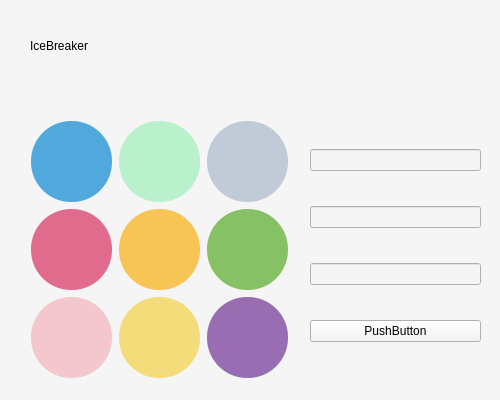
<?xml version="1.0" encoding="UTF-8"?>
<ui version="4.0">
 <class>ChangeColor_Window</class>
 <widget class="QDialog" name="ChangeColor_Window">
  <property name="geometry">
   <rect>
    <x>0</x>
    <y>0</y>
    <width>500</width>
    <height>400</height>
   </rect>
  </property>
  <property name="minimumSize">
   <size>
    <width>500</width>
    <height>400</height>
   </size>
  </property>
  <property name="maximumSize">
   <size>
    <width>500</width>
    <height>400</height>
   </size>
  </property>
  <property name="windowTitle">
   <string>Dialog</string>
  </property>
  <property name="styleSheet">
   <string notr="true">background:rgb(245,245,245);</string>
  </property>
  <widget class="QWidget" name="widget" native="true">
   <property name="geometry">
    <rect>
     <x>0</x>
     <y>0</y>
     <width>501</width>
     <height>101</height>
    </rect>
   </property>
   <property name="sizePolicy">
    <sizepolicy hsizetype="Fixed" vsizetype="Fixed">
     <horstretch>0</horstretch>
     <verstretch>0</verstretch>
    </sizepolicy>
   </property>
   <property name="styleSheet">
    <string notr="true">#widget{background-image:url(:/new/prefix1/img/title4.png);}
</string>
   </property>
   <widget class="QLabel" name="label_6">
    <property name="geometry">
     <rect>
      <x>30</x>
      <y>10</y>
      <width>371</width>
      <height>71</height>
     </rect>
    </property>
    <property name="styleSheet">
     <string notr="true">font: 36pt &quot;Kunstler Script&quot;;
background:transparent</string>
    </property>
    <property name="text">
     <string>IceBreaker</string>
    </property>
   </widget>
  </widget>
  <widget class="QWidget" name="gridLayoutWidget_2">
   <property name="geometry">
    <rect>
     <x>30</x>
     <y>120</y>
     <width>259</width>
     <height>259</height>
    </rect>
   </property>
   <layout class="QGridLayout" name="gridLayout_2">
    <item row="0" column="0">
     <widget class="QPushButton" name="icebreak">
      <property name="minimumSize">
       <size>
        <width>81</width>
        <height>81</height>
       </size>
      </property>
      <property name="maximumSize">
       <size>
        <width>81</width>
        <height>81</height>
       </size>
      </property>
      <property name="styleSheet">
       <string notr="true">QPushButton {border-radius: 40px; 
             background-color: #51A8DD;
             color: white;
             padding: 10px;}
QPushButton:pressed {
             background-color: #51A8DD;
             box-shadow: 2px 2px 5px rgba(0, 0, 0, 0.5);}</string>
      </property>
      <property name="text">
       <string/>
      </property>
     </widget>
    </item>
    <item row="1" column="0">
     <widget class="QPushButton" name="red">
      <property name="minimumSize">
       <size>
        <width>81</width>
        <height>81</height>
       </size>
      </property>
      <property name="maximumSize">
       <size>
        <width>81</width>
        <height>81</height>
       </size>
      </property>
      <property name="styleSheet">
       <string notr="true">QPushButton {border-radius: 40px; 
             background-color: #E16B8C;
             color: white;
             padding: 10px;}
QPushButton:pressed {
             background-color: #E16B8C;
             box-shadow: 2px 2px 5px rgba(0, 0, 0, 0.5);}</string>
      </property>
      <property name="text">
       <string/>
      </property>
     </widget>
    </item>
    <item row="1" column="1">
     <widget class="QPushButton" name="yellow">
      <property name="minimumSize">
       <size>
        <width>81</width>
        <height>81</height>
       </size>
      </property>
      <property name="maximumSize">
       <size>
        <width>81</width>
        <height>81</height>
       </size>
      </property>
      <property name="styleSheet">
       <string notr="true">QPushButton {border-radius: 40px; 
             background-color: #F6C555;
             color: white;
             padding: 10px;}
QPushButton:pressed {
             background-color: #F6C555;
             box-shadow: 2px 2px 5px rgba(0, 0, 0, 0.5);}</string>
      </property>
      <property name="text">
       <string/>
      </property>
     </widget>
    </item>
    <item row="0" column="2">
     <widget class="QPushButton" name="morandi">
      <property name="minimumSize">
       <size>
        <width>81</width>
        <height>81</height>
       </size>
      </property>
      <property name="maximumSize">
       <size>
        <width>81</width>
        <height>81</height>
       </size>
      </property>
      <property name="styleSheet">
       <string notr="true">QPushButton {border-radius: 40px; 
             background-color: #C1CBD7;
             color: white;
             padding: 10px;}
QPushButton:pressed {
             background-color: #C1CBD7;
             box-shadow: 2px 2px 5px rgba(0, 0, 0, 0.5);}</string>
      </property>
      <property name="text">
       <string/>
      </property>
     </widget>
    </item>
    <item row="0" column="1">
     <widget class="QPushButton" name="macaroon">
      <property name="minimumSize">
       <size>
        <width>81</width>
        <height>81</height>
       </size>
      </property>
      <property name="maximumSize">
       <size>
        <width>81</width>
        <height>81</height>
       </size>
      </property>
      <property name="styleSheet">
       <string notr="true">QPushButton {border-radius: 40px; 
             background-color: #B8F1CC;
             color: white;
             padding: 10px;}
QPushButton:pressed {
             background-color: #B8F1CC;
             box-shadow: 2px 2px 5px rgba(0, 0, 0, 0.5);}</string>
      </property>
      <property name="text">
       <string/>
      </property>
     </widget>
    </item>
    <item row="1" column="2">
     <widget class="QPushButton" name="green">
      <property name="minimumSize">
       <size>
        <width>81</width>
        <height>81</height>
       </size>
      </property>
      <property name="maximumSize">
       <size>
        <width>81</width>
        <height>81</height>
       </size>
      </property>
      <property name="styleSheet">
       <string notr="true">QPushButton {border-radius: 40px; 
             background-color: #86C166;
             color: white;
             padding: 10px;}
QPushButton:pressed {
             background-color: #86C166;
             box-shadow: 2px 2px 5px rgba(0, 0, 0, 0.5);}
</string>
      </property>
      <property name="text">
       <string/>
      </property>
     </widget>
    </item>
    <item row="2" column="0">
     <widget class="QPushButton" name="pink">
      <property name="minimumSize">
       <size>
        <width>81</width>
        <height>81</height>
       </size>
      </property>
      <property name="maximumSize">
       <size>
        <width>81</width>
        <height>81</height>
       </size>
      </property>
      <property name="styleSheet">
       <string notr="true">QPushButton {border-radius: 40px; 
             background-color: #F4C6CD;
             color: white;
             padding: 10px;}
QPushButton:pressed {
             background-color: #F4C6CD;
             box-shadow: 2px 2px 5px rgba(0, 0, 0, 0.5);}</string>
      </property>
      <property name="text">
       <string/>
      </property>
     </widget>
    </item>
    <item row="2" column="1">
     <widget class="QPushButton" name="orange">
      <property name="minimumSize">
       <size>
        <width>81</width>
        <height>81</height>
       </size>
      </property>
      <property name="maximumSize">
       <size>
        <width>81</width>
        <height>81</height>
       </size>
      </property>
      <property name="styleSheet">
       <string notr="true">QPushButton {border-radius: 40px; 
             background-color: #F4DC7B;
             color: white;
             padding: 10px;}
QPushButton:pressed {
             background-color: #F4DC7B;
             box-shadow: 2px 2px 5px rgba(0, 0, 0, 0.5);}</string>
      </property>
      <property name="text">
       <string/>
      </property>
     </widget>
    </item>
    <item row="2" column="2">
     <widget class="QPushButton" name="purple">
      <property name="minimumSize">
       <size>
        <width>81</width>
        <height>81</height>
       </size>
      </property>
      <property name="maximumSize">
       <size>
        <width>81</width>
        <height>81</height>
       </size>
      </property>
      <property name="styleSheet">
       <string notr="true">QPushButton {border-radius: 40px; 
             background-color: #986DB2;
             color: white;
             padding: 10px;}
QPushButton:pressed {
             background-color: #986DB2;
             box-shadow: 2px 2px 5px rgba(0, 0, 0, 0.5);}</string>
      </property>
      <property name="text">
       <string/>
      </property>
     </widget>
    </item>
   </layout>
  </widget>
  <widget class="QWidget" name="verticalLayoutWidget">
   <property name="geometry">
    <rect>
     <x>310</x>
     <y>120</y>
     <width>171</width>
     <height>251</height>
    </rect>
   </property>
   <layout class="QVBoxLayout" name="verticalLayout">
    <item>
     <widget class="QLineEdit" name="lineEdit"/>
    </item>
    <item>
     <widget class="QLineEdit" name="lineEdit_2"/>
    </item>
    <item>
     <widget class="QLineEdit" name="lineEdit_3"/>
    </item>
    <item>
     <widget class="QPushButton" name="pushButton">
      <property name="text">
       <string>PushButton</string>
      </property>
     </widget>
    </item>
   </layout>
  </widget>
 </widget>
 <resources/>
 <connections/>
</ui>
